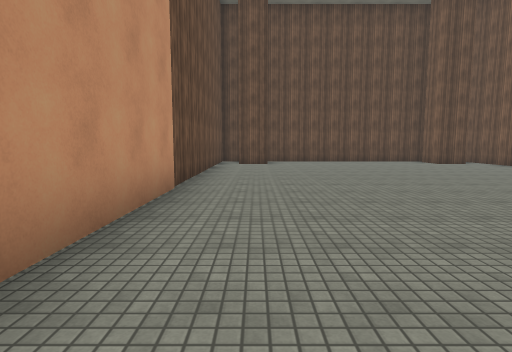
[1] (above)

12 first-person views from a walk through a 3-D level made in the Unity game engine. The camera is 1.4 m above the floor, tilts 6° down and sees 80° across. The floor is counted in squares, 2 m on a side. Each view is taken from the middle of a square. On the plan, view 1 faces up. The plan holds only what a view shows up to about 10 squares ahead; the rest is blank. The place goes on beyond the plan. Surface patterns are stand-ins for the level's own textures.

[2]
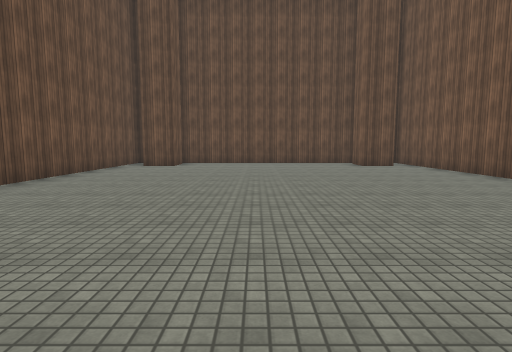

[3]
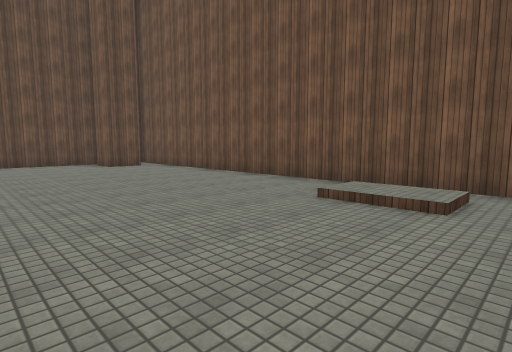

[4]
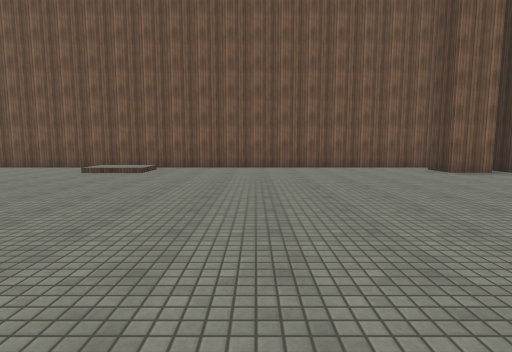

[5]
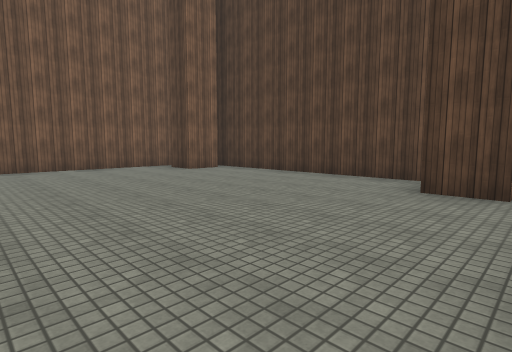

[6]
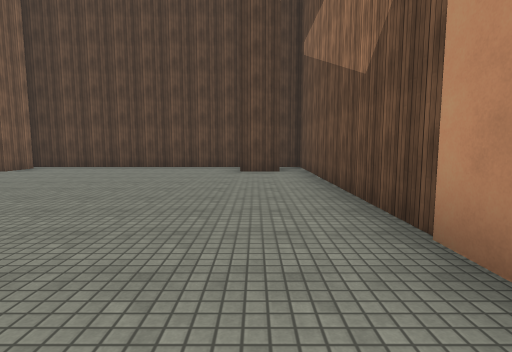

[7]
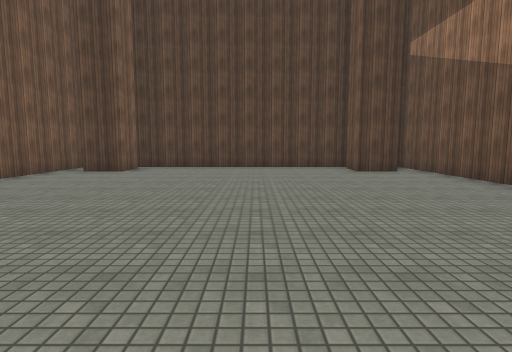

[8]
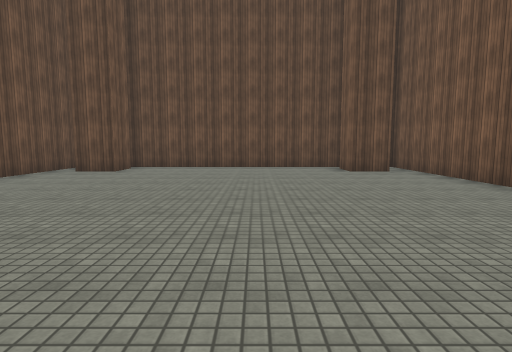

[9]
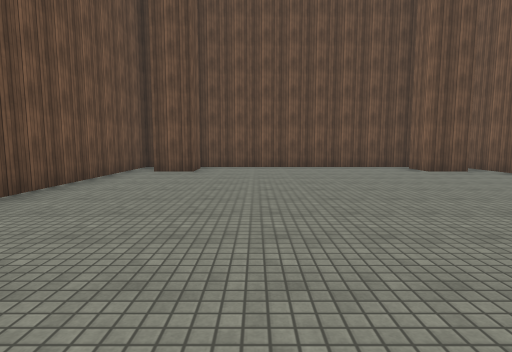

[10]
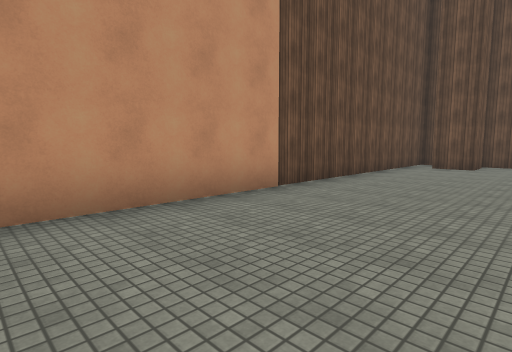

[11]
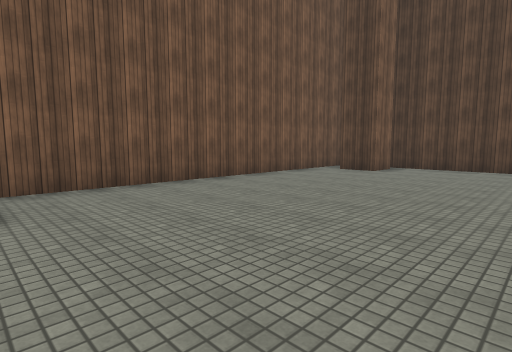

[12]
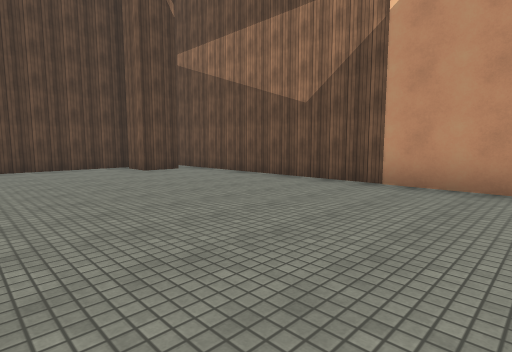

### Floor plan
Points are (right, up) in squares from view 1. A wall is a line through its corners. A room is listed if a view was taken in it or the views show most of it. See-through windows are left out.
Room 1 (views 1, 2, 3, 4, 5, 6, 7, 8, 9, 10, 11, 12)
walls: (7.5, 10.7) (6.4, 10.7) (6.4, 11.8); (0.4, 11.8) (0.4, 10.7) (-0.6, 10.7); (-0.6, -5.8) (0.4, -5.8) (0.4, -6.8); (6.4, -6.9) (6.4, -5.8) (7.5, -5.8); (8.2, -7.1) (8.2, 12.2) (-1.3, 12.2) (-1.3, -7.3) (7.1, -7.3)

Positions as (right, up) in squares from view 1, and headings:
1: (0, 0), facing up
2: (3, 1), facing up
3: (3, 1), facing up-right
4: (-1, -1), facing right
5: (-1, -1), facing down-right
6: (0, 2), facing down
7: (3, 2), facing down
8: (4, 3), facing up
9: (2, 3), facing up
10: (2, 1), facing up-left
11: (3, 2), facing down-right
12: (4, 2), facing down-left
